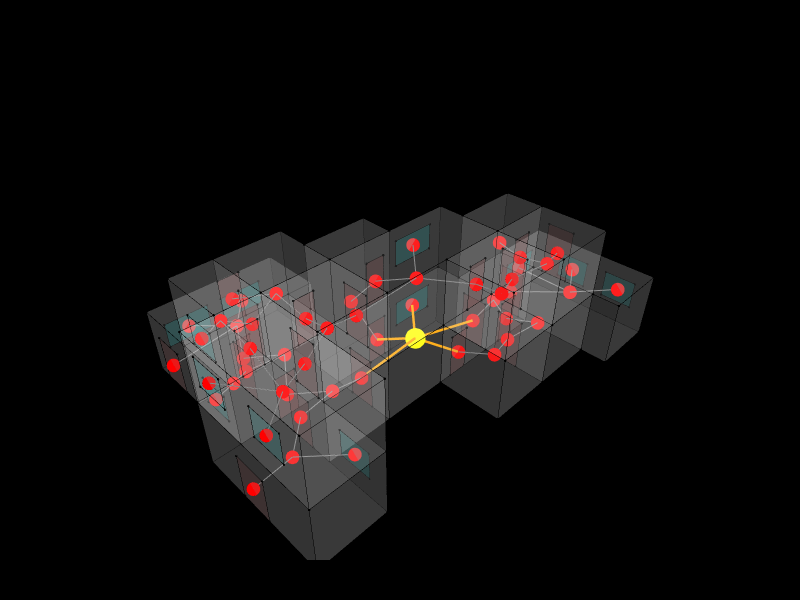

Notebook code cell kept with this figure:
### Markdown cell above
## 8. Exit Network

Orange edges connect interior rooms directly to the identified exit node. Grey edges are interior connections. The distribution of orange edges shows where exterior-facing apertures are concentrated in the building layout.

### Code cell
interior_verts = [v for i, v in enumerate(exit_verts) if i != exterior_idx]

for v in interior_verts:
    Topology.SetDictionary(v, Dictionary.ByKeysValues(["size", "color"], [16, "red"]))
Topology.SetDictionary(exterior_v, Dictionary.ByKeysValues(["size", "color"], [24, "yellow"]))

for e in Graph.Edges(g_exit):
    va, vb = Topology.Vertices(e)
    touches_ext = (
        (va.X() == exterior_v.X() and va.Y() == exterior_v.Y() and va.Z() == exterior_v.Z()) or
        (vb.X() == exterior_v.X() and vb.Y() == exterior_v.Y() and vb.Z() == exterior_v.Z())
    )
    if touches_ext:
        Topology.SetDictionary(e, Dictionary.ByKeysValues(["width", "color"], [5, "orange"]))
    else:
        Topology.SetDictionary(e, Dictionary.ByKeysValues(["width", "color"], [2, "grey"]))

ap_cluster = Cluster.ByTopologies(aperture_faces)
Topology.Show(
    cc, ap_cluster, g_exit,
    faceColorKey="color",
    vertexSizeKey="size",
    vertexColorKey="color",
    edgeWidthKey="width",
    edgeColorKey="color",
    faceOpacity=0.12,
    backgroundColor="black",
    width=800,
    height=600,
    renderer=renderer
)

### Figure 1 — Plotly figure (JSON) as saved in the notebook; plotly's stock layout.template omitted (floating-point values rounded to 4 significant figures; data arrays with more than 128 entries replaced by an {"elided": "..."} marker saying what was removed)
{"data": [{"customdata": ["", "", "", "", "", "", "", "", "", "", "", "", "", "", "", "", "", "", "", "", "", "", "", "", "", "", "", "", "", "", "", "", "", "", "", "", "", "", "", "", "", "", "", "", "", "", "", "", "", "", "", "", "", "", "", "", "", "", "", "", "", "", "", "", "", "", "", "", "", "", "", "", "", "", "", "", "", "", "", ""], "hoverinfo": "text", "hovertemplate": ["Click ", "Click ", "Click ", "Click ", "Click ", "Click ", "Click ", "Click ", "Click ", "Click ", "Click ", "Click ", "Click ", "Click ", "Click ", "Click ", "Click ", "Click ", "Click ", "Click ", "Click ", "Click ", "Click ", "Click ", "Click ", "Click ", "Click ", "Click ", "Click ", "Click ", "Click ", "Click ", "Click ", "Click ", "Click ", "Click ", "Click ", "Click ", "Click ", "Click ", "Click ", "Click ", "Click ", "Click ", "Click ", "Click ", "Click ", "Click ", "Click ", "Click ", "Click ", "Click ", "Click ", "Click ", "Click ", "Click ", "Click ", "Click ", "Click ", "Click ", "Click ", "Click ", "Click ", "Click ", "Click ", "Click ", "Click ", "Click ", "Click ", "Click ", "Click ", "Click ", "Click ", "Click ", "Click ", "Click ", "Click ", "Click ", "Click ", "Click "], "hovertext": ["", "", "", "", "", "", "", "", "", "", "", "", "", "", "", "", "", "", "", "", "", "", "", "", "", "", "", "", "", "", "", "", "", "", "", "", "", "", "", "", "", "", "", "", "", "", "", "", "", "", "", "", "", "", "", "", "", "", "", "", "", "", "", "", "", "", "", "", "", "", "", "", "", "", "", "", "", "", "", ""], "legendgroup": "1", "legendrank": 1, "marker": {"color": ["#000000", "#000000", "#000000", "#000000", "#000000", "#000000", "#000000", "#000000", "#000000", "#000000", "#000000", "#000000", "#000000", "#000000", "#000000", "#000000", "#000000", "#000000", "#000000", "#000000", "#000000", "#000000", "#000000", "#000000", "#000000", "#000000", "#000000", "#000000", "#000000", "#000000", "#000000", "#000000", "#000000", "#000000", "#000000", "#000000", "#000000", "#000000", "#000000", "#000000", "#000000", "#000000", "#000000", "#000000", "#000000", "#000000", "#000000", "#000000", "#000000", "#000000", "#000000", "#000000", "#000000", "#000000", "#000000", "#000000", "#000000", "#000000", "#000000", "#000000", "#000000", "#000000", "#000000", "#000000", "#000000", "#000000", "#000000", "#000000", "#000000", "#000000", "#000000", "#000000", "#000000", "#000000", "#000000", "#000000", "#000000", "#000000", "#000000", "#000000"], "line": {"width": 0}, "opacity": 1, "size": [2.8, 2.8, 2.8, 2.8, 2.8, 2.8, 2.8, 2.8, 2.8, 2.8, 2.8, 2.8, 2.8, 2.8, 2.8, 2.8, 2.8, 2.8, 2.8, 2.8, 2.8, 2.8, 2.8, 2.8, 2.8, 2.8, 2.8, 2.8, 2.8, 2.8, 2.8, 2.8, 2.8, 2.8, 2.8, 2.8, 2.8, 2.8, 2.8, 2.8, 2.8, 2.8, 2.8, 2.8, 2.8, 2.8, 2.8, 2.8, 2.8, 2.8, 2.8, 2.8, 2.8, 2.8, 2.8, 2.8, 2.8, 2.8, 2.8, 2.8, 2.8, 2.8, 2.8, 2.8, 2.8, 2.8, 2.8, 2.8, 2.8, 2.8, 2.8, 2.8, 2.8, 2.8, 2.8, 2.8, 2.8, 2.8, 2.8, 2.8], "sizemode": "diameter", "symbol": "circle"}, "mode": "markers", "name": "1: Untitled (Vertices)", "showlegend": false, "text": ["", "", "", "", "", "", "", "", "", "", "", "", "", "", "", "", "", "", "", "", "", "", "", "", "", "", "", "", "", "", "", "", "", "", "", "", "", "", "", "", "", "", "", "", "", "", "", "", "", "", "", "", "", "", "", "", "", "", "", "", "", "", "", "", "", "", "", "", "", "", "", "", "", "", "", "", "", "", "", ""], "type": "scatter3d", "x": [13310, 16310, 16310, 13310, 10310, 13310, 16310, 16310, 10310, 16310, 16310, 13310, 10310, 10310, 13310, 16310, 10310, 16310, 16310, 13310, 10310, 10310, 10310, 13310, 13310, 10310, 16310, 13310, 16310, 13310, 19310, 19310, 19310, 19310, 7310, 7310, 7310, 7310, 7310, 7310, 19310, 19310, 13310, 16310, 7310, 7310, 10310, 10310, 7310, 10310, 19310, 19310, 4310, 4310, 5512.0, 7310, 4310, 4310, 5512.0, 7310, 4310, 7310, 4310, 5512.0, 22310, 22310, 19310, 22310, 22310, 19310, 19310, 5512.0, 5512.0, 5512.0, 11510.0, 5512.0, 11510.0, 11510.0, 5512.0, 11510.0], "y": [-760, -760, -760, -760, -3760, -3760, -3760, -1962.0, -760, -1962.0, -3760, -3760, -3760, -760, -760, -760, -760, -1962.0, -3760, -3760, -3760, 740, 740, 740, 740, 740, -6760, -6760, -6760, -6760, -1962.0, -3760, -1962.0, -3760, -760, -3760, -760, -3760, -3760, -760, -1962.0, -3760, -6760, -6760, 2240, 2240, 2240, 2240, 2240, 2240, -6760, -6760, -6760, -760, -760, -6760, -6760, -760, -760, -6760, -6760, -6760, -760, -760, -1962.0, -7962.0, -7962.0, -7962.0, -1962.0, -7962.0, -6760, 2240, 2240, 2240, 2240, 5240, 5240, 2240, 5240, 5240], "z": [6000, 6000, 3000, 3000, 6000, 6000, 6000, 6000, 6000, 3000, 3000, 3000, 3000, 3000, 0, 0, 0, 0, 0, 0, 0, 6000, 3000, 6000, 0, 0, 6000, 6000, 3000, 3000, 6000, 6000, 3000, 3000, 6000, 6000, 3000, 3000, 0, 0, 0, 0, 0, 0, 6000, 3000, 3000, 6000, 0, 0, 6000, 3000, 6000, 6000, 6000, 6000, 3000, 3000, 3000, 3000, 0, 0, 0, 0, 3000, 3000, 3000, 0, 0, 0, 0, 6000, 3000, 0, 3000, 3000, 3000, 0, 0, 0]}, {"hoverinfo": "text", "hovertext": [], "legendgroup": "2", "legendrank": 2, "line": {"color": "#000000", "dash": "solid", "width": 1}, "marker": {"color": "#000000", "size": 0.25, "symbol": "circle"}, "mode": "markers+lines", "name": "1: Untitled (Edges)", "showlegend": false, "text": [], "type": "scatter3d", "x": {"elided": "474 float values"}, "y": {"elided": "474 float values"}, "z": {"elided": "474 int values"}}, {"cmax": 1, "cmin": 0, "color": "#FAFAFA", "colorscale": [[0, "#440154"], [0.1111, "#482878"], [0.2222, "#3e4989"], [0.3333, "#31688e"], [0.4444, "#26828e"], [0.5556, "#1f9e89"], [0.6667, "#35b779"], [0.7778, "#6ece58"], [0.8889, "#b5de2b"], [1, "#fde725"]], "facecolor": {"elided": "224 str values"}, "flatshading": true, "hoverinfo": "text", "hovertext": {"elided": "224 str values"}, "i": {"elided": "224 int values"}, "j": {"elided": "224 int values"}, "k": {"elided": "224 int values"}, "legendgroup": "3", "legendrank": 3, "lighting": {"facenormalsepsilon": 0}, "name": "1: Untitled (Faces)", "opacity": 0.12, "showlegend": false, "showscale": false, "text": {"elided": "224 str values"}, "type": "mesh3d", "x": [16310, 13310, 13310, 16310, 10310, 10310, 13310, 16310, 16310, 16310, 13310, 16310, 10310, 10310, 13310, 16310, 10310, 13310, 16310, 16310, 10310, 10310, 10310, 13310, 13310, 10310, 16310, 13310, 16310, 13310, 19310, 19310, 19310, 19310, 7310, 7310, 7310, 7310, 7310, 7310, 19310, 19310, 13310, 16310, 7310, 7310, 10310, 10310, 7310, 10310, 19310, 19310, 7310, 4310, 5512.0, 4310, 4310, 4310, 5512.0, 7310, 4310, 7310, 4310, 5512.0, 19310, 22310, 22310, 22310, 22310, 19310, 19310, 5512.0, 5512.0, 5512.0, 11510.0, 11510.0, 5512.0, 11510.0, 5512.0, 11510.0], "y": [-760, -760, -760, -760, -760, -3760, -3760, -1962.0, -3760, -1962.0, -3760, -3760, -3760, -760, -760, -760, -760, -3760, -1962.0, -3760, -3760, 740, 740, 740, 740, 740, -6760, -6760, -6760, -6760, -3760, -1962.0, -1962.0, -3760, -3760, -760, -760, -3760, -3760, -760, -1962.0, -3760, -6760, -6760, 2240, 2240, 2240, 2240, 2240, 2240, -6760, -6760, -6760, -6760, -760, -760, -6760, -760, -760, -6760, -6760, -6760, -760, -760, -7962.0, -7962.0, -1962.0, -7962.0, -1962.0, -7962.0, -6760, 2240, 2240, 2240, 2240, 5240, 5240, 2240, 5240, 5240], "z": [3000, 3000, 6000, 6000, 6000, 6000, 6000, 6000, 6000, 3000, 3000, 3000, 3000, 3000, 0, 0, 0, 0, 0, 0, 0, 6000, 3000, 6000, 0, 0, 6000, 6000, 3000, 3000, 6000, 6000, 3000, 3000, 6000, 6000, 3000, 3000, 0, 0, 0, 0, 0, 0, 6000, 3000, 3000, 6000, 0, 0, 6000, 3000, 6000, 6000, 6000, 6000, 3000, 3000, 3000, 3000, 0, 0, 0, 0, 3000, 3000, 3000, 0, 0, 0, 0, 6000, 3000, 0, 3000, 3000, 3000, 0, 0, 0]}, {"customdata": {"elided": "144 str values"}, "hoverinfo": "text", "hovertemplate": {"elided": "144 str values"}, "hovertext": {"elided": "144 str values"}, "legendgroup": "5", "legendrank": 5, "marker": {"color": {"elided": "144 str values"}, "line": {"width": 0}, "opacity": 1, "size": {"elided": "144 float values"}, "sizemode": "diameter", "symbol": "circle"}, "mode": "markers", "name": "2: Untitled (Vertices)", "showlegend": false, "text": {"elided": "144 str values"}, "type": "scatter3d", "x": {"elided": "144 float values"}, "y": {"elided": "144 float values"}, "z": {"elided": "144 float values"}}, {"hoverinfo": "text", "hovertext": [], "legendgroup": "6", "legendrank": 6, "line": {"color": "#000000", "dash": "solid", "width": 1}, "marker": {"color": "#000000", "size": 0.25, "symbol": "circle"}, "mode": "markers+lines", "name": "2: Untitled (Edges)", "showlegend": false, "text": [], "type": "scatter3d", "x": {"elided": "432 float values"}, "y": {"elided": "432 float values"}, "z": {"elided": "432 float values"}}, {"cmax": 1, "cmin": 0, "color": "#FAFAFA", "colorscale": [[0, "#440154"], [0.1111, "#482878"], [0.2222, "#3e4989"], [0.3333, "#31688e"], [0.4444, "#26828e"], [0.5556, "#1f9e89"], [0.6667, "#35b779"], [0.7778, "#6ece58"], [0.8889, "#b5de2b"], [1, "#fde725"]], "facecolor": ["#A52A2A", "#A52A2A", "#A52A2A", "#A52A2A", "#A52A2A", "#A52A2A", "#A52A2A", "#A52A2A", "#A52A2A", "#A52A2A", "#A52A2A", "#A52A2A", "#A52A2A", "#A52A2A", "#A52A2A", "#A52A2A", "#A52A2A", "#A52A2A", "#A52A2A", "#A52A2A", "#A52A2A", "#A52A2A", "#A52A2A", "#A52A2A", "#A52A2A", "#A52A2A", "#A52A2A", "#A52A2A", "#A52A2A", "#A52A2A", "#A52A2A", "#A52A2A", "#A52A2A", "#A52A2A", "#A52A2A", "#A52A2A", "#A52A2A", "#A52A2A", "#A52A2A", "#A52A2A", "#A52A2A", "#A52A2A", "#A52A2A", "#A52A2A", "#A52A2A", "#A52A2A", "#A52A2A", "#A52A2A", "#00FFFF", "#00FFFF", "#00FFFF", "#00FFFF", "#00FFFF", "#00FFFF", "#00FFFF", "#00FFFF", "#00FFFF", "#00FFFF", "#00FFFF", "#00FFFF", "#00FFFF", "#00FFFF", "#00FFFF", "#00FFFF", "#00FFFF", "#00FFFF", "#00FFFF", "#00FFFF", "#00FFFF", "#00FFFF", "#00FFFF", "#00FFFF"], "flatshading": true, "hoverinfo": "text", "hovertext": ["Face_01", "Face_02", "Face_03", "Face_04", "Face_05", "Face_06", "Face_07", "Face_08", "Face_09", "Face_10", "Face_11", "Face_12", "Face_13", "Face_14", "Face_15", "Face_16", "Face_17", "Face_18", "Face_19", "Face_20", "Face_21", "Face_22", "Face_23", "Face_24", "Face_25", "Face_26", "Face_27", "Face_28", "Face_29", "Face_30", "Face_31", "Face_32", "Face_33", "Face_34", "Face_35", "Face_36", "Face_37", "Face_38", "Face_39", "Face_40", "Face_41", "Face_42", "Face_43", "Face_44", "Face_45", "Face_46", "Face_47", "Face_48", "Face_49", "Face_50", "Face_51", "Face_52", "Face_53", "Face_54", "Face_55", "Face_56", "Face_57", "Face_58", "Face_59", "Face_60", "Face_61", "Face_62", "Face_63", "Face_64", "Face_65", "Face_66", "Face_67", "Face_68", "Face_69", "Face_70", "Face_71", "Face_72"], "i": [0, 3, 4, 7, 8, 11, 12, 12, 16, 19, 20, 23, 24, 24, 28, 31, 32, 35, 36, 36, 40, 40, 44, 47, 48, 48, 52, 55, 56, 59, 60, 60, 64, 64, 68, 68, 72, 72, 76, 76, 80, 80, 84, 84, 88, 88, 92, 95, 96, 96, 100, 100, 104, 104, 108, 108, 112, 112, 116, 119, 120, 120, 124, 124, 128, 128, 132, 135, 136, 136, 140, 140], "j": [1, 1, 5, 5, 9, 9, 13, 14, 17, 17, 21, 21, 25, 26, 29, 29, 33, 33, 37, 38, 41, 42, 45, 45, 49, 50, 53, 53, 57, 57, 61, 62, 65, 66, 69, 70, 73, 74, 77, 78, 81, 82, 85, 86, 89, 90, 93, 93, 97, 98, 101, 102, 105, 106, 109, 110, 113, 114, 117, 116, 121, 122, 125, 126, 129, 130, 133, 132, 137, 138, 141, 142], "k": [2, 0, 6, 4, 10, 8, 14, 15, 18, 16, 22, 20, 26, 27, 30, 28, 34, 32, 38, 39, 42, 43, 46, 44, 50, 51, 54, 52, 58, 56, 62, 63, 66, 67, 70, 71, 74, 75, 78, 79, 82, 83, 86, 87, 90, 91, 94, 92, 98, 99, 102, 103, 106, 107, 110, 111, 114, 115, 118, 118, 122, 123, 126, 127, 130, 131, 134, 134, 138, 139, 142, 143], "legendgroup": "7", "legendrank": 7, "lighting": {"facenormalsepsilon": 0}, "name": "2: Untitled (Faces)", "opacity": 0.12, "showlegend": false, "showscale": false, "text": ["Face_01", "Face_02", "Face_03", "Face_04", "Face_05", "Face_06", "Face_07", "Face_08", "Face_09", "Face_10", "Face_11", "Face_12", "Face_13", "Face_14", "Face_15", "Face_16", "Face_17", "Face_18", "Face_19", "Face_20", "Face_21", "Face_22", "Face_23", "Face_24", "Face_25", "Face_26", "Face_27", "Face_28", "Face_29", "Face_30", "Face_31", "Face_32", "Face_33", "Face_34", "Face_35", "Face_36", "Face_37", "Face_38", "Face_39", "Face_40", "Face_41", "Face_42", "Face_43", "Face_44", "Face_45", "Face_46", "Face_47", "Face_48", "Face_49", "Face_50", "Face_51", "Face_52", "Face_53", "Face_54", "Face_55", "Face_56", "Face_57", "Face_58", "Face_59", "Face_60", "Face_61", "Face_62", "Face_63", "Face_64", "Face_65", "Face_66", "Face_67", "Face_68", "Face_69", "Face_70", "Face_71", "Face_72"], "type": "mesh3d", "x": {"elided": "144 float values"}, "y": {"elided": "144 float values"}, "z": {"elided": "144 float values"}}, {"hoverinfo": "text", "hovertext": [], "legendgroup": "10", "legendrank": 10, "line": {"color": "#FFA500", "dash": "solid", "width": 5}, "marker": {"color": "#FFA500", "size": 1.25, "symbol": "circle"}, "mode": "markers+lines", "name": "3: Untitled Graph (Edges)", "showlegend": false, "text": [], "type": "scatter3d", "x": [13310, 10310.0, null, 13310, 12520.0, null, 13310, 14670.0, null, 13310, 16310.0, null, 13310, 14360.0, null], "y": [-2260, -2211.0, null, -2260, -760.0, null, -2260, -760.0, null, -2260, -2914.0, null, -2260, -3760.0, null], "z": [1500, 1170.0, null, 1500, 1023.0, null, 1500, 1754.0, null, 1500, 1170.0, null, 1500, 1023.0, null]}, {"hoverinfo": "text", "hovertext": [], "legendgroup": "10", "legendrank": 10, "line": {"color": "#808080", "dash": "solid", "width": 2}, "marker": {"color": "#808080", "size": 0.5, "symbol": "circle"}, "mode": "markers+lines", "name": "3: Untitled Graph (Edges)", "showlegend": false, "text": [], "type": "scatter3d", "x": {"elided": "153 float values"}, "y": {"elided": "153 float values"}, "z": {"elided": "153 float values"}}, {"customdata": ["", "", "", "", "", "", "", "", "", "", "", "", "", "", "", "", "", "", "", "", "", "", "", "", "", "", "", "", "", "", "", "", "", "", "", "", "", "", "", "", "", "", "", "", "", "", "", "", "", "", "", "", "", "", ""], "hoverinfo": "text", "hovertemplate": ["Click ", "Click ", "Click ", "Click ", "Click ", "Click ", "Click ", "Click ", "Click ", "Click ", "Click ", "Click ", "Click ", "Click ", "Click ", "Click ", "Click ", "Click ", "Click ", "Click ", "Click ", "Click ", "Click ", "Click ", "Click ", "Click ", "Click ", "Click ", "Click ", "Click ", "Click ", "Click ", "Click ", "Click ", "Click ", "Click ", "Click ", "Click ", "Click ", "Click ", "Click ", "Click ", "Click ", "Click ", "Click ", "Click ", "Click ", "Click ", "Click ", "Click ", "Click ", "Click ", "Click ", "Click ", "Click "], "hovertext": ["", "", "", "", "", "", "", "", "", "", "", "", "", "", "", "", "", "", "", "", "", "", "", "", "", "", "", "", "", "", "", "", "", "", "", "", "", "", "", "", "", "", "", "", "", "", "", "", "", "", "", "", "", "", ""], "legendgroup": "9", "legendrank": 9, "marker": {"color": ["#FF0000", "#FF0000", "#FF0000", "#FF0000", "#FF0000", "#FF0000", "#FF0000", "#FF0000", "#FF0000", "#FF0000", "#FF0000", "#FFFF00", "#FF0000", "#FF0000", "#FF0000", "#FF0000", "#FF0000", "#FF0000", "#FF0000", "#FF0000", "#FF0000", "#FF0000", "#FF0000", "#FF0000", "#FF0000", "#FF0000", "#FF0000", "#FF0000", "#FF0000", "#FF0000", "#FF0000", "#FF0000", "#FF0000", "#FF0000", "#FF0000", "#FF0000", "#FF0000", "#FF0000", "#FF0000", "#FF0000", "#FF0000", "#FF0000", "#FF0000", "#FF0000", "#FF0000", "#FF0000", "#FF0000", "#FF0000", "#FF0000", "#FF0000", "#FF0000", "#FF0000", "#FF0000", "#FF0000", "#FF0000"], "line": {"width": 0}, "opacity": 1, "size": [16, 16, 16, 16, 16, 16, 16, 16, 16, 16, 16, 24, 16, 16, 16, 16, 16, 16, 16, 16, 16, 16, 16, 16, 16, 16, 16, 16, 16, 16, 16, 16, 16, 16, 16, 16, 16, 16, 16, 16, 16, 16, 16, 16, 16, 16, 16, 16, 16, 16, 16, 16, 16, 16, 16], "sizemode": "diameter", "symbol": "circle"}, "mode": "markers", "name": "3: Untitled Graph (Vertices)", "showlegend": false, "text": ["", "", "", "", "", "", "", "", "", "", "", "", "", "", "", "", "", "", "", "", "", "", "", "", "", "", "", "", "", "", "", "", "", "", "", "", "", "", "", "", "", "", "", "", "", "", "", "", "", "", "", "", "", "", ""], "type": "scatter3d", "x": [11810, 10310.0, 17810, 18120.0, 12520.0, 6411.0, 14670.0, 16310.0, 7310.0, 8810, 7764.0, 13310, 8992.0, 5810, 12520.0, 14360.0, 5810, 17810, 14810, 8810, 13310, 10310.0, 7310.0, 15200.0, 19310.0, 8810, 17810, 17810, 8512.0, 14670.0, 14810, 8810, 20810, 6411.0, 16310.0, 5512.0, 5512.0, 22310.0, 7070.0, 9722.0, 7310.0, 19310.0, 4310.0, 4310.0, 22310.0, 5512.0, 6562.0, 20950.0, 16310.0, 17640.0, 7764.0, 7764.0, 7310.0, 7310.0, 4310.0], "y": [-10, -2211.0, -2861.0, -3760.0, -760.0, 740, -760.0, -4670.0, -2211.0, -2260, -760.0, -2260, -760.0, -3760, -760.0, -3760.0, -3760, -2861.0, -5260, 740, -2260, -2084.0, -2884.0, -3760.0, -2728.0, 740, -5260, -5260, 3740, -760.0, -5260, -2260, -4962.0, 740, -2914.0, 3892.0, 555.0, -4098.0, 5240.0, 5240.0, 1330.0, -4813.0, -2044.0, -5062.0, -6518.0, 555.0, -760.0, -1962.0, -4813.0, -3760.0, 2240.0, 2240.0, 174.4, -5221.0, -3558.0], "z": [3000, 1170.0, 4500, 4023.0, 1023.0, 4500, 1754.0, 4170.0, 1170.0, 1500, 1023.0, 1500, 4023.0, 1500, 4023.0, 1023.0, 4500, 1500, 1500, 1500, 4500, 4170.0, 4170.0, 4023.0, 1170.0, 4500, 4500, 1500, 1500, 4815.0, 4500, 4500, 1500, 1500, 1170.0, 1015.0, 1402.0, 1672.0, 1461.0, 1461.0, 1170.0, 4170.0, 4711.0, 4711.0, 1672.0, 4308.0, 4023.0, 1423.0, 1170.0, 1023.0, 4023.0, 1023.0, 4170.0, 1602.0, 1015.0]}], "layout": {"autosize": true, "height": 600, "margin": {"b": 40, "l": 40, "r": 40, "t": 40}, "paper_bgcolor": "#000000", "plot_bgcolor": "#000000", "scene": {"aspectmode": "data", "camera": {"center": {"x": 0, "y": 0, "z": 0}, "eye": {"x": -1.25, "y": -1.25, "z": 1.25}, "projection": {"type": "perspective"}, "up": {"x": 0, "y": 0, "z": 1}}, "xaxis": {"visible": false}, "yaxis": {"visible": false}, "zaxis": {"visible": false}}, "showlegend": true, "width": 800, "xaxis": {"showgrid": false, "visible": false, "zeroline": false}, "yaxis": {"showgrid": false, "visible": false, "zeroline": false}}}
